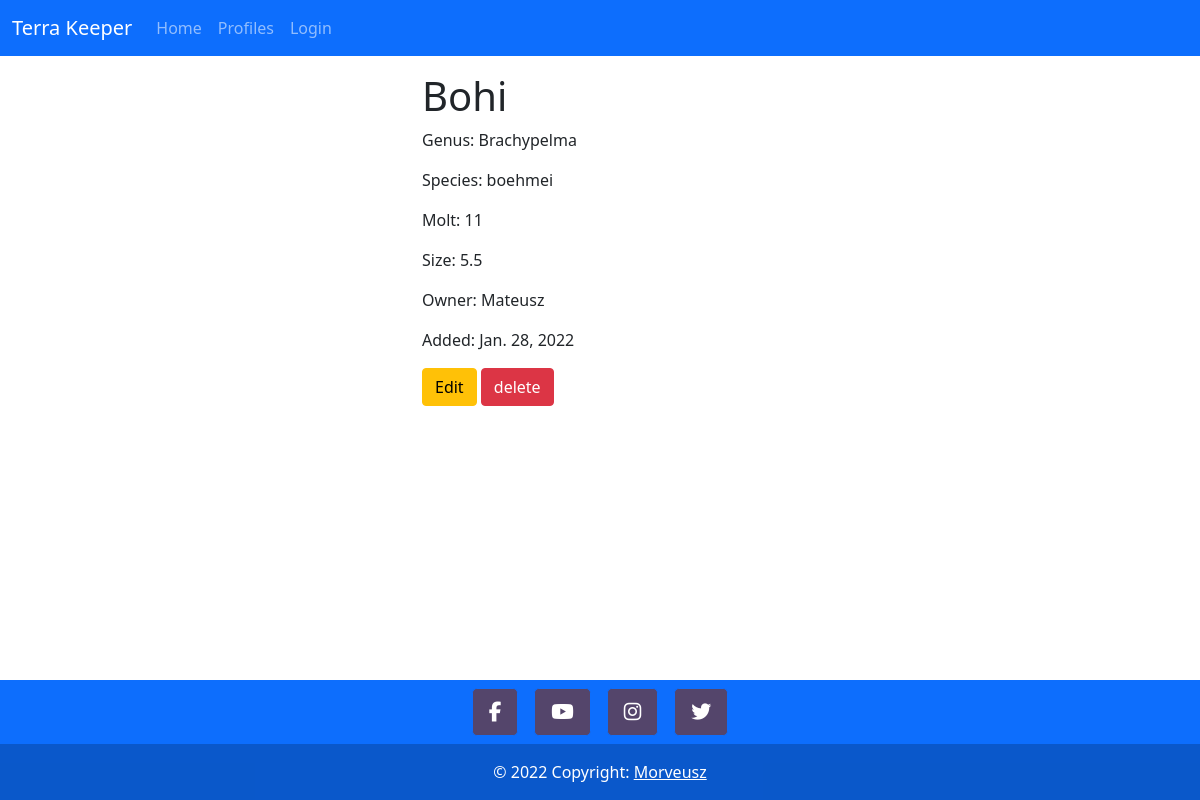
The page /spiders/fdcf5b5d-b250-4c68-8734-6507dc376ea6 on the database its author committed.
### spiders/models.py (models this page shows, shortened)
class Spider(models.Model):
    list = models.ForeignKey(
        AnimalsList, on_delete=models.CASCADE, blank=True, null=True)
    genus = models.CharField(max_length=200)
    species = models.CharField(max_length=200)
    name = models.CharField(max_length=200)
    molt = models.IntegerField(blank=True, null=True)
    size = models.FloatField(blank=True, null=True)
    joined = models.DateField(default=date.today, blank=True)
    id = models.UUIDField(default=uuid.uuid4, unique=True,
                          primary_key=True, editable=False)
    def __str__(self):
        return f"{self.name}, {self.genus[0]}. {self.species} "

class AnimalsList(models.Model):
    owner = models.OneToOneField(Profile, on_delete=models.CASCADE)
    id = models.UUIDField(default=uuid.uuid4, unique=True,
                          primary_key=True, editable=False)

### users/models.py (models this page shows)
class Profile(models.Model):
    id = models.UUIDField(default=uuid.uuid4, unique=True,
                          primary_key=True, editable=False)
    user = models.OneToOneField(
        User, on_delete=models.CASCADE, null=True, blank=True)
    name = models.CharField(max_length=200)
    email = models.CharField(max_length=500)
    def __str__(self):
        return str(self.name)

### spiders/views.py (the view)
# urls.py: path('spiders/<str:id>', views.details, name="spider-details"),
def details(request, id):
    spider = get_object_or_404(Spider, pk=id)
    print(spider)
    context = {'spider': spider}
    return render(request, 'spiders/details.html', context)

### spiders/templates/spiders/details.html
{% extends 'main.html' %} {% block content %}
<div class="row">
  <div class="col-4 offset-4">
    <h1>{{spider.name}}</h1>
    <p>Genus: {{spider.genus}}</p>
    <p>Species: {{spider.species}}</p>
    <p>Molt: {{spider.molt}}</p>
    <p>Size: {{spider.size}}</p>
    <p>Owner: {{ spider.list.owner }}</p>
    <p>Added: {{spider.joined}}</p>
    <a href="{% url 'spider-update' spider.id %}" class="btn btn-warning">Edit</a>
    <a href="{% url 'spider-delete' spider.id %}" class="btn btn-danger">delete</a>
  </div>
</div>
{% endblock %}

### rows shown on the page
Spider: name "Bohi", genus "Brachypelma", species "boehmei", molt "11", size "5.5", list.owner "Mateusz", joined "Jan. 28, 2022"
